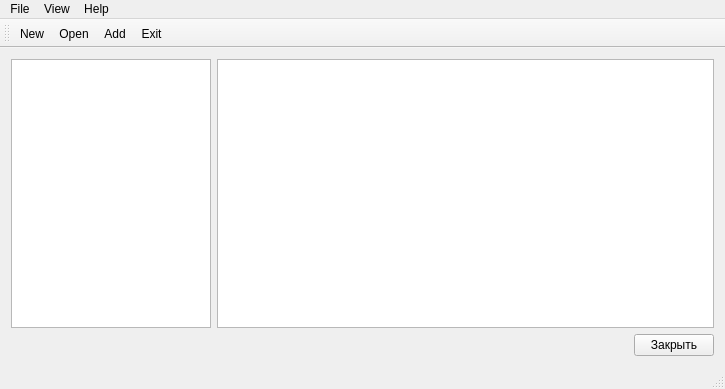
<?xml version="1.0" encoding="UTF-8"?>
<ui version="4.0">
 <class>MainWindow</class>
 <widget class="QMainWindow" name="MainWindow">
  <property name="geometry">
   <rect>
    <x>0</x>
    <y>0</y>
    <width>725</width>
    <height>389</height>
   </rect>
  </property>
  <property name="windowTitle">
   <string>MainWindow</string>
  </property>
  <widget class="QWidget" name="centralWidget">
   <layout class="QVBoxLayout" name="verticalLayout">
    <item>
     <layout class="QHBoxLayout" name="horizontalLayout">
      <item>
       <widget class="QListView" name="listView">
        <property name="maximumSize">
         <size>
          <width>200</width>
          <height>16777215</height>
         </size>
        </property>
       </widget>
      </item>
      <item>
       <widget class="QTreeView" name="treeView"/>
      </item>
     </layout>
    </item>
    <item>
     <layout class="QHBoxLayout" name="horizontalLayout_2">
      <item>
       <spacer name="horizontalSpacer">
        <property name="orientation">
         <enum>Qt::Horizontal</enum>
        </property>
        <property name="sizeHint" stdset="0">
         <size>
          <width>40</width>
          <height>20</height>
         </size>
        </property>
       </spacer>
      </item>
      <item>
       <widget class="QPushButton" name="app_close_button">
        <property name="text">
         <string>Закрыть</string>
        </property>
        <property name="icon">
         <iconset resource="rc.qrc">
          <normaloff>:/icons/media/icons/exit.svg</normaloff>:/icons/media/icons/exit.svg</iconset>
        </property>
       </widget>
      </item>
     </layout>
    </item>
   </layout>
  </widget>
  <widget class="QMenuBar" name="menuBar">
   <property name="geometry">
    <rect>
     <x>0</x>
     <y>0</y>
     <width>725</width>
     <height>19</height>
    </rect>
   </property>
   <widget class="QMenu" name="menuFile">
    <property name="title">
     <string>File</string>
    </property>
    <addaction name="actionNew"/>
    <addaction name="actionOpen"/>
    <addaction name="separator"/>
    <addaction name="actionAdd"/>
    <addaction name="separator"/>
    <addaction name="actionExit"/>
   </widget>
   <widget class="QMenu" name="menuView">
    <property name="title">
     <string>View</string>
    </property>
   </widget>
   <widget class="QMenu" name="menuHelp">
    <property name="title">
     <string>Help</string>
    </property>
   </widget>
   <addaction name="menuFile"/>
   <addaction name="menuView"/>
   <addaction name="menuHelp"/>
  </widget>
  <widget class="QToolBar" name="mainToolBar">
   <attribute name="toolBarArea">
    <enum>TopToolBarArea</enum>
   </attribute>
   <attribute name="toolBarBreak">
    <bool>false</bool>
   </attribute>
   <addaction name="actionNew"/>
   <addaction name="actionOpen"/>
   <addaction name="actionAdd"/>
   <addaction name="actionExit"/>
  </widget>
  <widget class="QStatusBar" name="statusBar"/>
  <action name="actionNew">
   <property name="icon">
    <iconset resource="rc.qrc">
     <normaloff>:/icons/media/icons/new.svg</normaloff>:/icons/media/icons/new.svg</iconset>
   </property>
   <property name="text">
    <string>New</string>
   </property>
  </action>
  <action name="actionOpen">
   <property name="icon">
    <iconset resource="rc.qrc">
     <normaloff>:/icons/media/icons/open.svg</normaloff>:/icons/media/icons/open.svg</iconset>
   </property>
   <property name="text">
    <string>Open</string>
   </property>
  </action>
  <action name="actionExit">
   <property name="icon">
    <iconset resource="rc.qrc">
     <normaloff>:/icons/media/icons/exit.svg</normaloff>:/icons/media/icons/exit.svg</iconset>
   </property>
   <property name="text">
    <string>Exit</string>
   </property>
  </action>
  <action name="actionAdd">
   <property name="icon">
    <iconset resource="rc.qrc">
     <normaloff>:/icons/media/icons/add.svg</normaloff>:/icons/media/icons/add.svg</iconset>
   </property>
   <property name="text">
    <string>Add</string>
   </property>
  </action>
 </widget>
 <layoutdefault spacing="6" margin="11"/>
 <resources>
  <include location="rc.qrc"/>
 </resources>
 <connections>
  <connection>
   <sender>app_close_button</sender>
   <signal>clicked()</signal>
   <receiver>MainWindow</receiver>
   <slot>close()</slot>
   <hints>
    <hint type="sourcelabel">
     <x>683</x>
     <y>345</y>
    </hint>
    <hint type="destinationlabel">
     <x>666</x>
     <y>364</y>
    </hint>
   </hints>
  </connection>
 </connections>
</ui>
